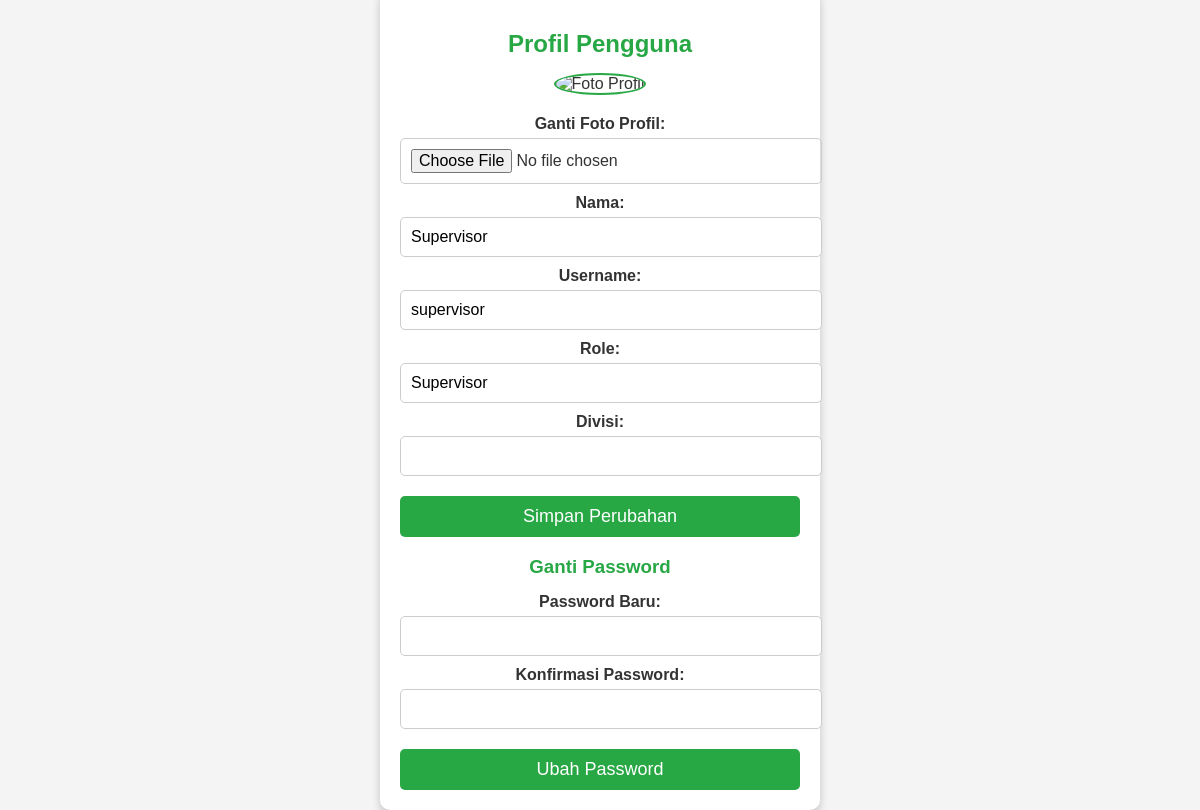
/admin/profil.php (signed in), run on the app's committed database.
### tables this page shows
CREATE TABLE `user` (
  `id` int(11) NOT NULL,
  `nama` varchar(255) NOT NULL,
  `profil` varchar(255) NOT NULL,
  `username` varchar(255) NOT NULL,
  `password` varchar(255) NOT NULL,
  `role` enum('Supervisor','admin','user') DEFAULT NULL,
  `divisi` varchar(255) NOT NULL
);

### admin/profil.php (the view, shortened to what this page needs)
<?php
include '../koneksi.php';
$user_id = $_SESSION['user_id'];
$query = "SELECT * FROM user WHERE id = '$user_id'";
$result = mysqli_query($conn, $query);
$user = mysqli_fetch_assoc($result);
?>
<!DOCTYPE html>
<html lang="id">
<head>
</head>
<body>
    <div class="container">
        <h2>Profil Pengguna</h2>
        <div class="profile-section">
            <img src="<?php echo $user['profil'] ? $user['profil'] : 'default.png'; ?>" class="profile-pic" alt="Foto Profil">
        </div>
        <form action="" method="POST" enctype="multipart/form-data">
            <label for="profil">Ganti Foto Profil:</label>
            <input type="file" id="profil" name="profil" accept="../image/*">
            <label for="nama">Nama:</label>
            <input type="text" id="nama" name="nama" value="<?php echo htmlspecialchars($user['nama']); ?>" required>
            <label for="username">Username:</label>
            <input type="text" id="username" name="username" value="<?php echo htmlspecialchars($user['username']); ?>" required>
            <label for="role">Role:</label>
            <input type="text" id="role" name="role" value="<?php echo htmlspecialchars($user['role']); ?>" required>
            <label for="divisi">Divisi:</label>
            <input type="text" id="divisi" name="divisi" value="<?php echo htmlspecialchars($user['divisi']); ?>" required>
            <button type="submit" name="update_profile">Simpan Perubahan</button>
        </form>
        <h3>Ganti Password</h3>
        <form action="" method="POST">
            <label for="password_baru">Password Baru:</label>
            <input type="password" id="password_baru" name="password_baru" required>
            <label for="konfirmasi_password">Konfirmasi Password:</label>
            <input type="password" id="konfirmasi_password" name="konfirmasi_password" required>
            <button type="submit" name="update_password">Ubah Password</button>
        </form>
    </div>
</body>
</html>

### admin/profil.php (style rules this page uses)
body { font-family: Arial, sans-serif; color: #333; background-color: #f4f4f4; display: flex; justify-content: center; align-items: center; height: 100vh; margin: 0; }
.container { background: #fff; padding: 20px; border-radius: 10px; box-shadow: 0 4px 8px rgba(0, 0, 0, 0.2); width: 100%; max-width: 400px; text-align: center; }
h2, h3 { margin-bottom: 15px; color: #28a745; }
.profile-section { margin-bottom: 20px; }
.profile-pic { width: 100px; height: 100px; border-radius: 50%; object-fit: cover; border: 2px solid #28a745; }
label { display: block; margin-top: 10px; font-weight: bold; }
input { width: 100%; padding: 10px; margin-top: 5px; border: 1px solid #ccc; border-radius: 5px; font-size: 16px; }
button { margin-top: 20px; background: #28a745; color: white; padding: 10px; border: none; border-radius: 5px; font-size: 18px; cursor: pointer; width: 100%; }

### data on the page
user: nama "Supervisor", username "supervisor", role "Supervisor"
